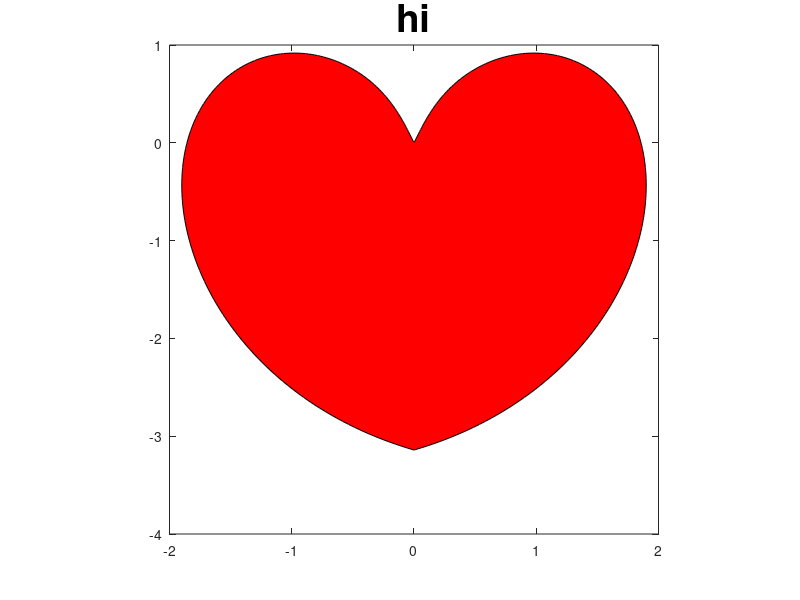

MATLAB code to generate this figure:
t = linspace(-pi,pi, 350);
X = t .* sin( pi * .872*sin(t)./t);
Y = -abs(t) .* cos(pi * sin(t)./t);
plot(X,Y);
fill(X, Y, 'r');
axis square;
title('hi', 'FontSize', 28);